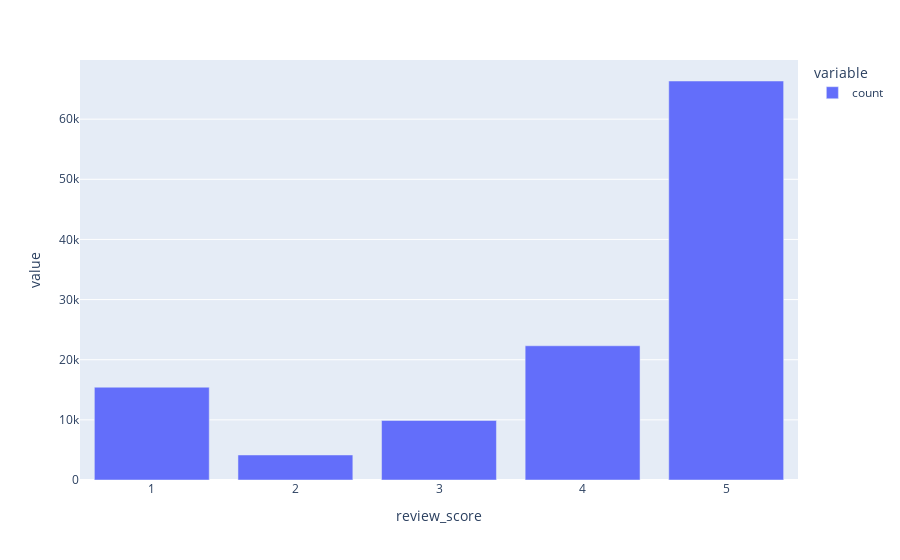

Notebook code for this chart:
### Markdown cell above
### Review score

### Code cell
import plotly.express as px

px.bar(final_data['review_score'].value_counts())

### Figure 1 — Plotly figure (JSON) as saved in the notebook; plotly's stock layout.template omitted (floating-point values rounded to 4 significant figures)
{"data": [{"alignmentgroup": "True", "hovertemplate": "variable=count<br>review_score=%{x}<br>value=%{y}<extra></extra>", "legendgroup": "count", "marker": {"color": "#636efa", "pattern": {"shape": ""}}, "name": "count", "offsetgroup": "count", "orientation": "v", "showlegend": true, "textposition": "auto", "type": "bar", "x": [5, 4, 1, 3, 2], "xaxis": "x", "y": [66343, 22319, 15428, 9894, 4162], "yaxis": "y"}], "layout": {"barmode": "relative", "legend": {"title": {"text": "variable"}, "tracegroupgap": 0}, "margin": {"t": 60}, "xaxis": {"anchor": "y", "domain": [0, 1], "title": {"text": "review_score"}}, "yaxis": {"anchor": "x", "domain": [0, 1], "title": {"text": "value"}}}}
